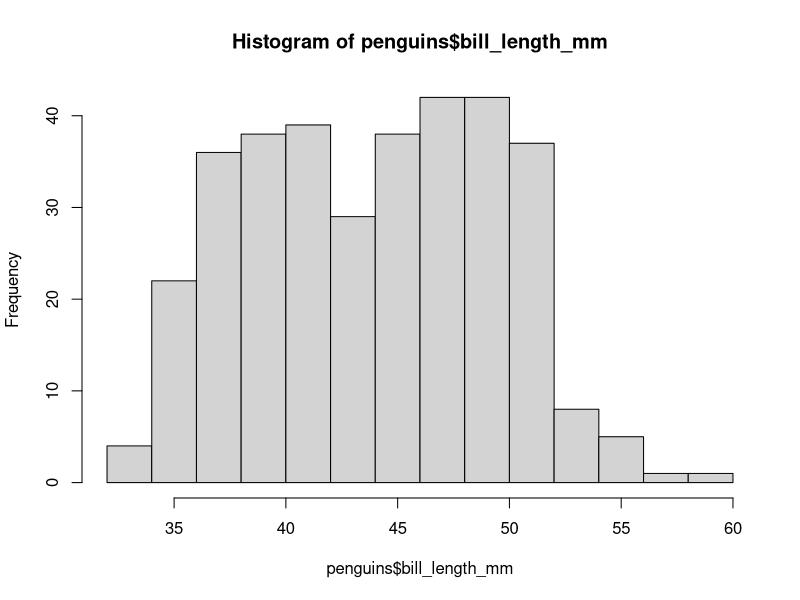
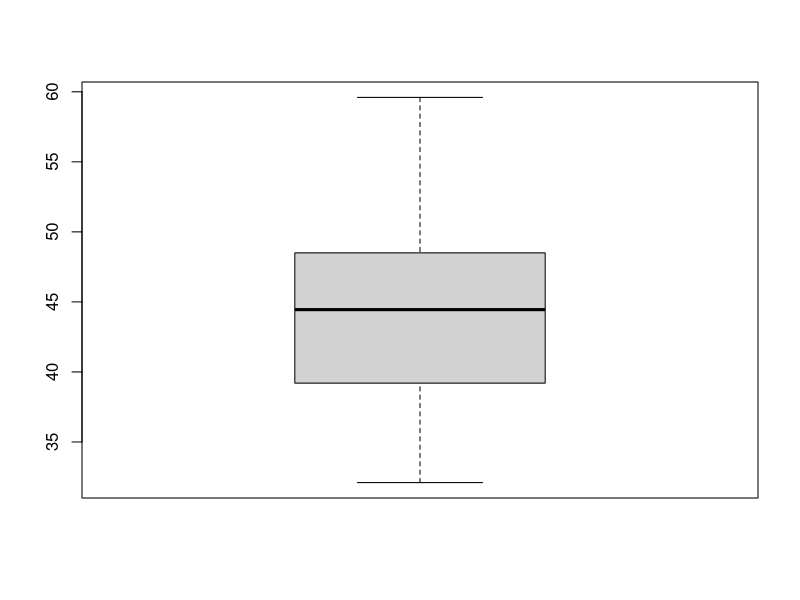
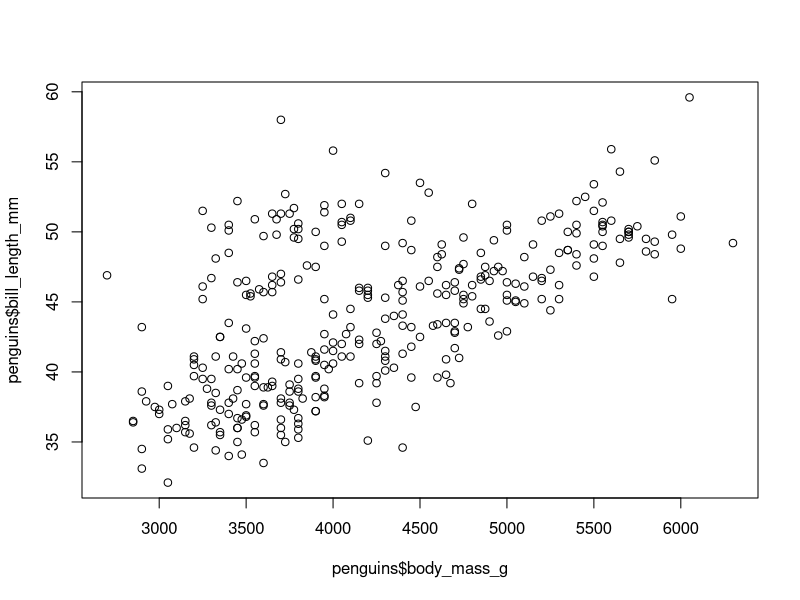
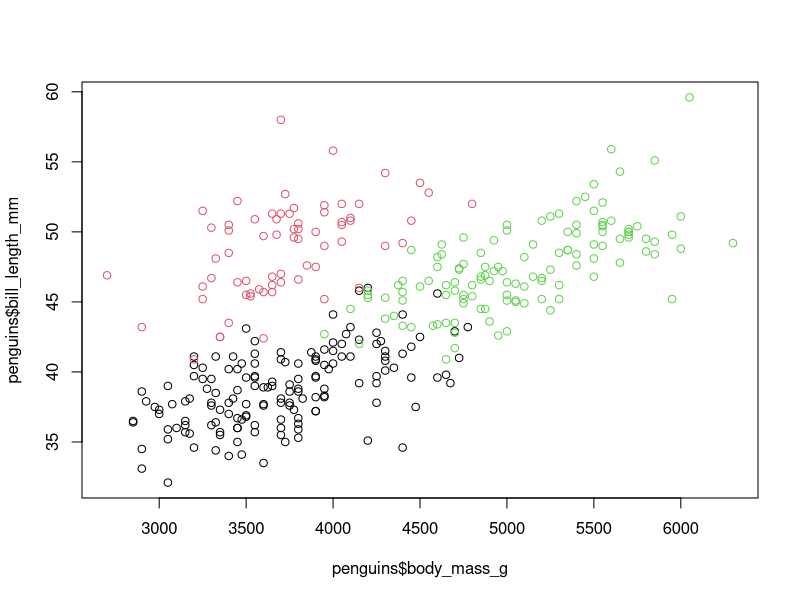
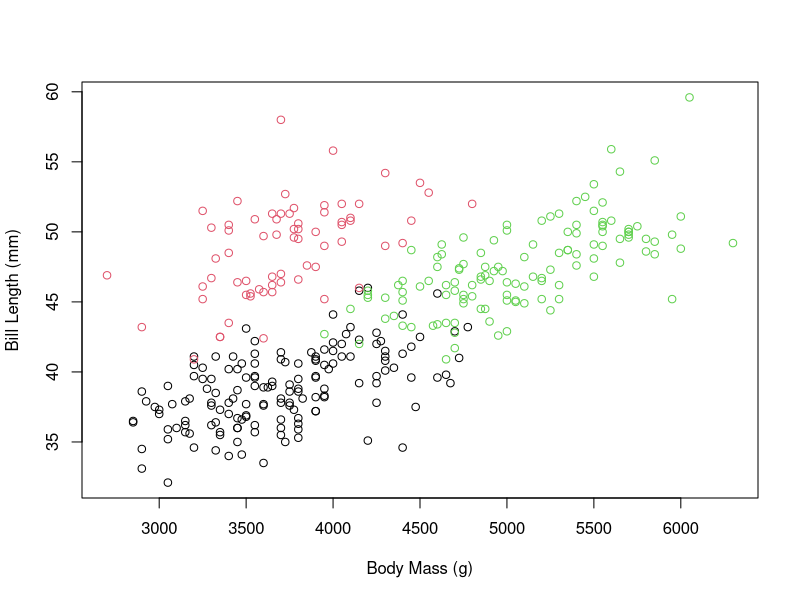
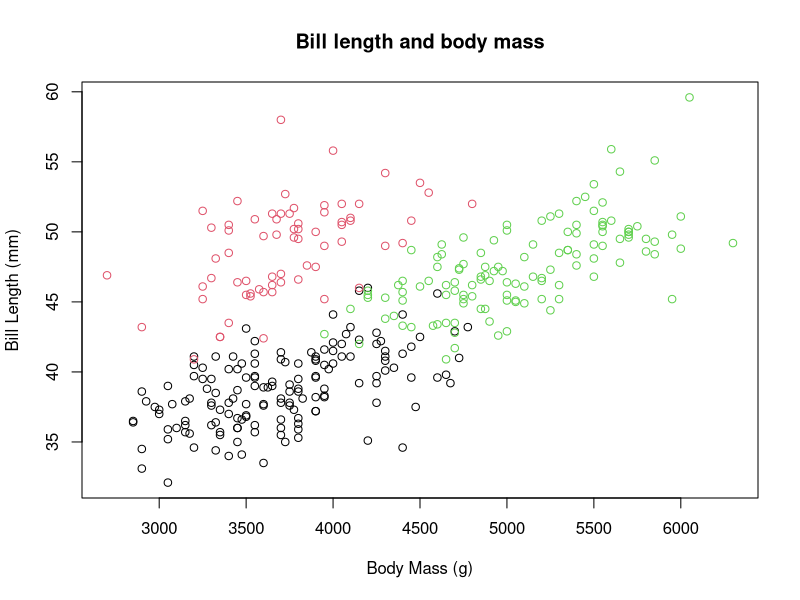
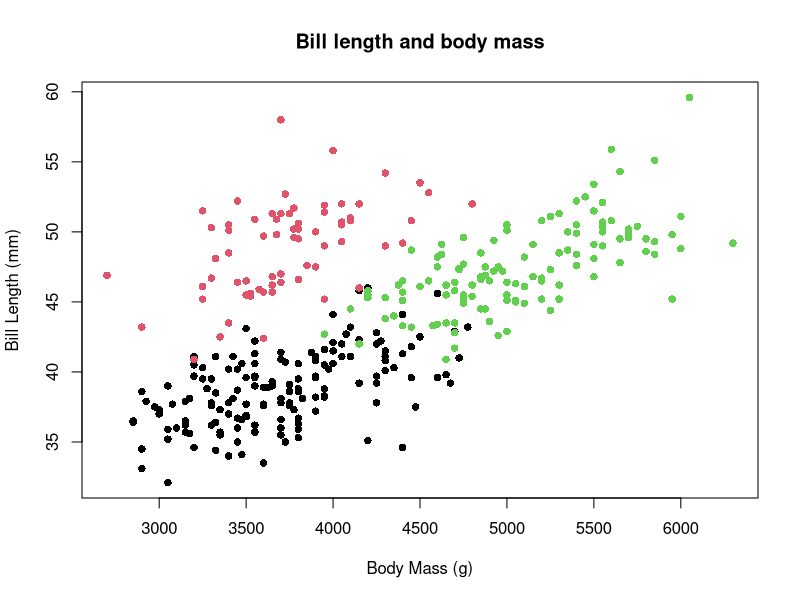
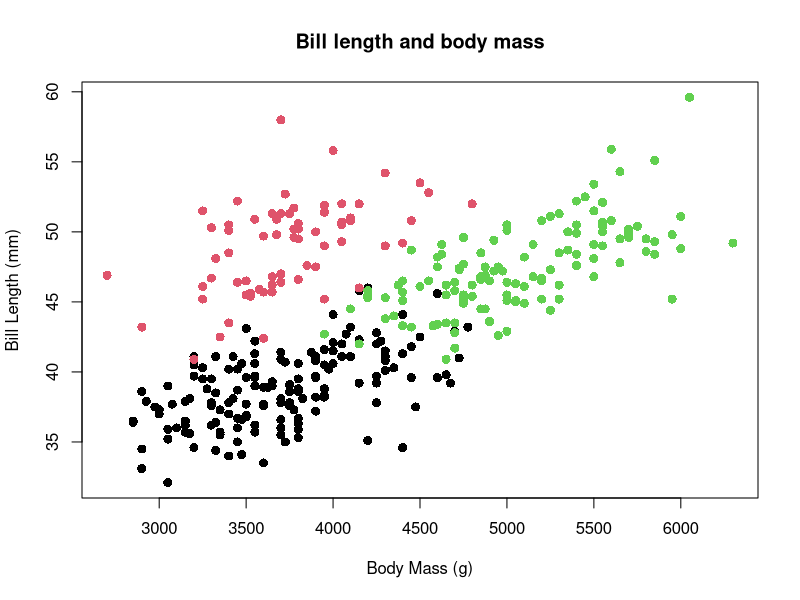

Here is the R script that generated these plots, in order:
## ---- chunk 1
library(scales)
library(RColorBrewer)
## ---- chunk 2
# load in dataset
library(palmerpenguins)
data(package = "palmerpenguins")
## ---- chunk 3
head(penguins)
## ---- chunk 4
hist(penguins$bill_length_mm)
## ---- chunk 5
boxplot(x = penguins$bill_length_mm)
## ---- chunk 6
plot(x = penguins$body_mass_g, y = penguins$bill_length_mm) 
## ---- chunk 7
plot(x = penguins$body_mass_g, 
     y = penguins$bill_length_mm,
     col = penguins$species)
## ---- chunk 8
plot(x = penguins$body_mass_g, 
     y = penguins$bill_length_mm,
     col = penguins$species,
     xlab = "Body Mass (g)",
     ylab = "Bill Length (mm)")
## ---- chunk 9
plot(x = penguins$body_mass_g, 
     y = penguins$bill_length_mm,
     col = penguins$species,
     xlab = "Body Mass (g)",
     ylab = "Bill Length (mm)",
     main = "Bill length and body mass")
## ---- chunk 10
plot(x = penguins$body_mass_g, 
     y = penguins$bill_length_mm,
     col = penguins$species,
     xlab = "Body Mass (g)",
     ylab = "Bill Length (mm)",
     main = "Bill length and body mass",
     pch = 16)
## ---- chunk 11
plot(x = penguins$body_mass_g, 
     y = penguins$bill_length_mm,
     col = penguins$species,
     xlab = "Body Mass (g)",
     ylab = "Bill Length (mm)",
     main = "Bill length and body mass",
     pch = 16,
     cex = 1.2)
## ---- chunk 12
palette(alpha(c("black","red","green"), alpha = .5))
plot(x = penguins$body_mass_g,
     y = penguins$bill_length_mm,
     col = penguins$species,
     xlab = "Body Mass (g)",
     ylab = "Bill Length (mm)",
     main = "Bill length and body mass",
     pch = 16,
     cex = 1.2)
## ---- chunk 13
display.brewer.all(colorblindFriendly = TRUE)
## ---- chunk 14

# let's "brew" a colorblind friendly color palette using rcolorbrewer
color_friendly_palette  <- brewer.pal(n = 3, name = "Dark2")

palette(alpha(color_friendly_palette, alpha = .5))

plot(x = penguins$body_mass_g,
     y = penguins$bill_length_mm,
     col = penguins$species,
     xlab = "Body Mass (g)",
     ylab = "Bill Length (mm)",
     main = "Bill length and body mass",
     pch = 16,
     cex = 1.2)
## ---- chunk 15


# let's "brew" a colorblind friendly color palette using rcolorbrewer
color_friendly_palette  <- brewer.pal(n = 3, name = "Dark2")

palette(alpha(color_friendly_palette, alpha = .5))

plot(x = penguins$body_mass_g,
     y = penguins$bill_length_mm,
     col = penguins$species,
     xlab = "Body Mass (g)",
     ylab = "Bill Length (mm)",
     main = "Bill length and body mass",
     pch = 16,
     cex = 1.2)
grid()
## ---- chunk 16


# let's "brew" a colorblind friendly color palette using rcolorbrewer
color_friendly_palette  <- brewer.pal(n = 3, name = "Dark2")

palette(alpha(color_friendly_palette, alpha = .5))

plot(x = penguins$body_mass_g,
     y = penguins$bill_length_mm,
     col = penguins$species,
     xlab = "Body Mass (g)",
     ylab = "Bill Length (mm)",
     main = "Bill length and body mass",
     pch = 16,
     cex = 1.2, 
     bty = "l")
grid()
## ---- chunk 17


# let's "brew" a colorblind friendly color palette using rcolorbrewer
color_friendly_palette  <- brewer.pal(n = 3, name = "Dark2")

palette(alpha(color_friendly_palette, alpha = .5))

plot(x = penguins$body_mass_g,
     y = penguins$bill_length_mm,
     col = penguins$species,
     xlab = "Body Mass (g)",
     ylab = "Bill Length (mm)",
     main = "Bill length and body mass",
     pch = 16,
     cex = 1.2, 
     bty = "l",
     cex.axis = 1.5,
     cex.lab = 1.5,
     cex.main = 1.5)
grid()
## ---- chunk 18


# let's "brew" a colorblind friendly color palette using rcolorbrewer
color_friendly_palette  <- brewer.pal(n = 3, name = "Dark2")

palette(alpha(color_friendly_palette, alpha = .5))

plot(x = penguins$body_mass_g,
     y = penguins$bill_length_mm,
     col = penguins$species,
     xlab = "Body Mass (g)",
     ylab = "Bill Length",
     pch = 16,
     cex = 1.2, 
     bty = "l",
     cex.axis = 1.5,
     cex.lab = 1.5,
     cex.main = 1.5)
mtext("Bill length and body mass", side=3, adj=0, line=2, cex=1.4, font=2); 
mtext("Measurements for Adelie, Chinstrap and Gentoo Penguins at Palmer Station LTER", side=3, adj=0, line=1, cex=.9, font=2); 
grid()
